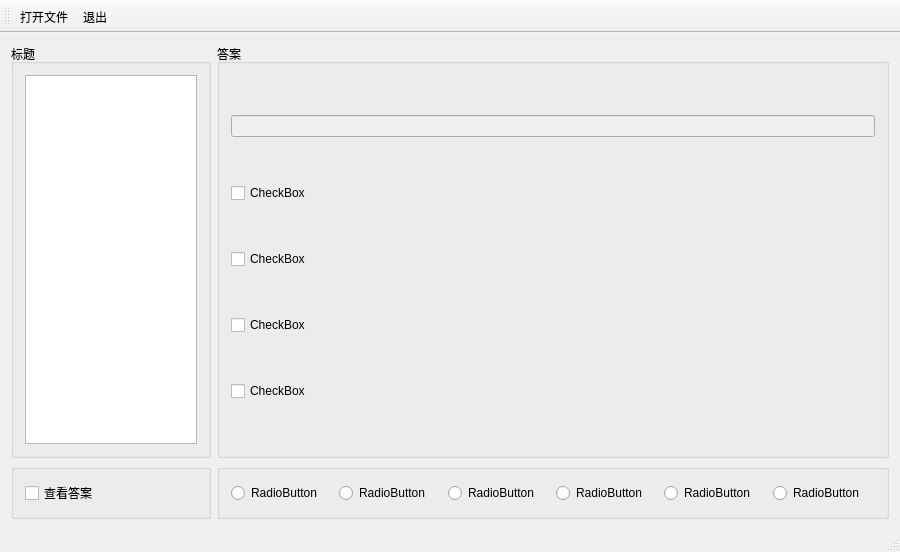
<?xml version="1.0" encoding="UTF-8"?>
<ui version="4.0">
 <class>MainWindow</class>
 <widget class="QMainWindow" name="MainWindow">
  <property name="geometry">
   <rect>
    <x>0</x>
    <y>0</y>
    <width>900</width>
    <height>552</height>
   </rect>
  </property>
  <property name="minimumSize">
   <size>
    <width>900</width>
    <height>500</height>
   </size>
  </property>
  <property name="baseSize">
   <size>
    <width>900</width>
    <height>500</height>
   </size>
  </property>
  <property name="windowTitle">
   <string>MainWindow</string>
  </property>
  <widget class="QWidget" name="centralWidget">
   <layout class="QGridLayout" name="gridLayout">
    <item row="0" column="0">
     <widget class="QGroupBox" name="groupBox">
      <property name="sizePolicy">
       <sizepolicy hsizetype="Preferred" vsizetype="Preferred">
        <horstretch>0</horstretch>
        <verstretch>0</verstretch>
       </sizepolicy>
      </property>
      <property name="maximumSize">
       <size>
        <width>200</width>
        <height>16777215</height>
       </size>
      </property>
      <property name="title">
       <string>标题</string>
      </property>
      <layout class="QVBoxLayout" name="verticalLayout">
       <item>
        <widget class="QListView" name="listView"/>
       </item>
      </layout>
     </widget>
    </item>
    <item row="0" column="1">
     <widget class="QGroupBox" name="groupBox_2">
      <property name="sizePolicy">
       <sizepolicy hsizetype="Preferred" vsizetype="Preferred">
        <horstretch>2</horstretch>
        <verstretch>0</verstretch>
       </sizepolicy>
      </property>
      <property name="minimumSize">
       <size>
        <width>300</width>
        <height>300</height>
       </size>
      </property>
      <property name="title">
       <string>答案</string>
      </property>
      <layout class="QVBoxLayout" name="verticalLayout_2">
       <item>
        <widget class="QLineEdit" name="lineEdit">
         <property name="enabled">
          <bool>false</bool>
         </property>
         <property name="dragEnabled">
          <bool>false</bool>
         </property>
         <property name="readOnly">
          <bool>false</bool>
         </property>
         <property name="clearButtonEnabled">
          <bool>false</bool>
         </property>
        </widget>
       </item>
       <item>
        <widget class="QCheckBox" name="chk_A">
         <property name="text">
          <string>CheckBox</string>
         </property>
        </widget>
       </item>
       <item>
        <widget class="QCheckBox" name="chk_B">
         <property name="text">
          <string>CheckBox</string>
         </property>
        </widget>
       </item>
       <item>
        <widget class="QCheckBox" name="chk_D">
         <property name="text">
          <string>CheckBox</string>
         </property>
        </widget>
       </item>
       <item>
        <widget class="QCheckBox" name="chk_C">
         <property name="text">
          <string>CheckBox</string>
         </property>
        </widget>
       </item>
      </layout>
     </widget>
    </item>
    <item row="1" column="0">
     <widget class="QGroupBox" name="groupBox_3">
      <property name="maximumSize">
       <size>
        <width>16777215</width>
        <height>60</height>
       </size>
      </property>
      <property name="title">
       <string/>
      </property>
      <layout class="QHBoxLayout" name="horizontalLayout_2">
       <item>
        <widget class="QCheckBox" name="checkBox">
         <property name="text">
          <string>查看答案</string>
         </property>
        </widget>
       </item>
      </layout>
     </widget>
    </item>
    <item row="1" column="1">
     <widget class="QGroupBox" name="groupBox_4">
      <property name="title">
       <string/>
      </property>
      <layout class="QHBoxLayout" name="horizontalLayout">
       <item>
        <widget class="QRadioButton" name="radioButton_4">
         <property name="text">
          <string>RadioButton</string>
         </property>
        </widget>
       </item>
       <item>
        <widget class="QRadioButton" name="radioButton_2">
         <property name="text">
          <string>RadioButton</string>
         </property>
        </widget>
       </item>
       <item>
        <widget class="QRadioButton" name="radioButton">
         <property name="text">
          <string>RadioButton</string>
         </property>
        </widget>
       </item>
       <item>
        <widget class="QRadioButton" name="radioButton_6">
         <property name="text">
          <string>RadioButton</string>
         </property>
        </widget>
       </item>
       <item>
        <widget class="QRadioButton" name="radioButton_5">
         <property name="text">
          <string>RadioButton</string>
         </property>
        </widget>
       </item>
       <item>
        <widget class="QRadioButton" name="radioButton_3">
         <property name="text">
          <string>RadioButton</string>
         </property>
        </widget>
       </item>
      </layout>
     </widget>
    </item>
   </layout>
  </widget>
  <widget class="QToolBar" name="mainToolBar">
   <property name="toolButtonStyle">
    <enum>Qt::ToolButtonTextBesideIcon</enum>
   </property>
   <attribute name="toolBarArea">
    <enum>TopToolBarArea</enum>
   </attribute>
   <attribute name="toolBarBreak">
    <bool>false</bool>
   </attribute>
   <addaction name="actOpen_File"/>
   <addaction name="actQuit"/>
  </widget>
  <widget class="QStatusBar" name="statusBar"/>
  <action name="actOpen_File">
   <property name="icon">
    <iconset resource="res.qrc">
     <normaloff>:/icons/images/open.bmp</normaloff>:/icons/images/open.bmp</iconset>
   </property>
   <property name="text">
    <string>打开文件</string>
   </property>
   <property name="shortcutContext">
    <enum>Qt::WindowShortcut</enum>
   </property>
  </action>
  <action name="actQuit">
   <property name="icon">
    <iconset resource="res.qrc">
     <normaloff>:/icons/images/exit.bmp</normaloff>:/icons/images/exit.bmp</iconset>
   </property>
   <property name="text">
    <string>退出</string>
   </property>
  </action>
 </widget>
 <layoutdefault spacing="6" margin="11"/>
 <resources>
  <include location="res.qrc"/>
 </resources>
 <connections>
  <connection>
   <sender>actQuit</sender>
   <signal>triggered()</signal>
   <receiver>MainWindow</receiver>
   <slot>close()</slot>
   <hints>
    <hint type="sourcelabel">
     <x>-1</x>
     <y>-1</y>
    </hint>
    <hint type="destinationlabel">
     <x>327</x>
     <y>238</y>
    </hint>
   </hints>
  </connection>
 </connections>
</ui>
